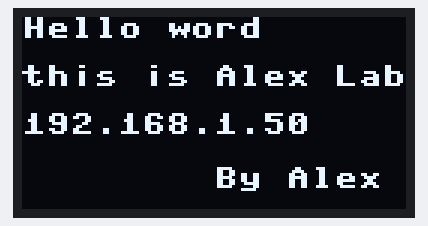
A program run on a simulated ESP8266 board running MicroPython. On the bench: 128×64 one-colour display. Library files of the repository ran but are not shown: ssd1306.py. At 2.1 s the program stops and its outputs stay as they are.

Above: at 2.1 s.

The program:

main.py
```python
from machine import Pin, I2C
# 导入SSD1306芯片驱动程序，需要自己提前下载
# 下载地址https://raw.githubusercontent.com/adafruit/micropython-adafruit-ssd1306/master/ssd1306.py
from ssd1306 import SSD1306_I2C
import network
import time

# 配置网络模块，如果不会，请参考之前的视屏[]
net = network.WLAN(network.STA_IF)
if not net.isconnected():
    net.active(True)
    # 这里连接无线， Lily  无线名称，后面是密码
    net.connect("Lily", "Meiyoumima")
    while not net.isconnected():
        time.sleep(1)

# 定义时钟引脚，
scl = Pin(12, Pin.OUT)
# 定义数据针脚
sda = Pin(14, Pin.OUT)
# 初始化一个I2C对象
i2c = I2C(-1, scl=scl, sda=sda)
# 使用I2C对象初始化一个SSD1306屏幕驱动对象
oled = SSD1306_I2C(128, 64, i2c)
# 让屏幕所有像素点清零
oled.fill(0)
# 在x轴是0，Y轴是0的位置开始显示英文，也就是左上角开始显示
oled.text("Hello word", 0, 0)
# 显示第二行文字，英文一个字母，纵向，Y轴 占据8个像素点，这里我们为了好看，我们在偏移8个像素，从16行开始，
# 相当于我们中间有个空行，
oled.text("this is Alex Labe", 0, 16)
# 同上面的道理我们显示设备的IP地址,需要前面链接上网络
oled.text(net.ifconfig()[0], 0, 32)
# 这里显示我么脚注，我们向右偏移64个像素点进行显示
oled.text("By Alex", 64, 50)
# 显示我们上面说有的设置
oled.show()
```
